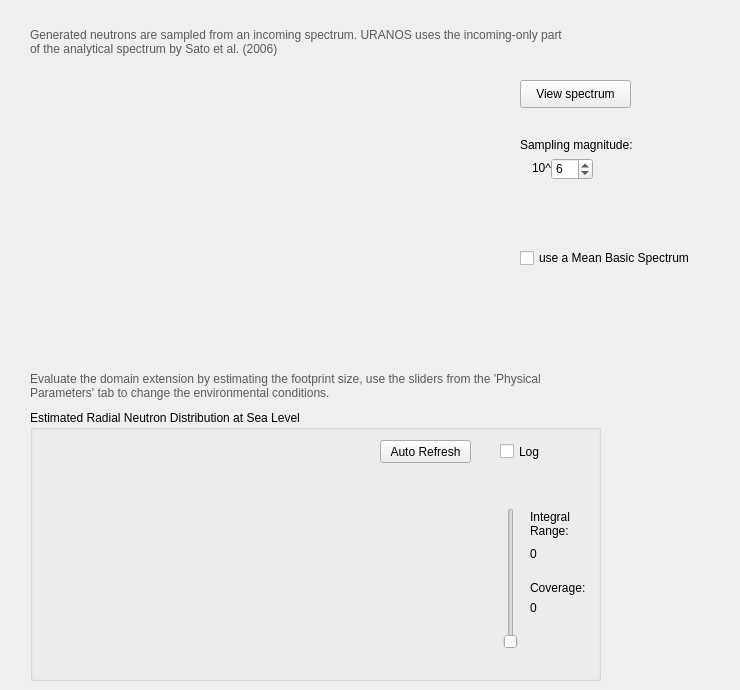
    <widget class="QWidget" name="tab_2">
     <attribute name="title">
      <string>Showcase</string>
     </attribute>
     <widget class="QLabel" name="label_44">
      <property name="geometry">
       <rect>
        <x>510</x>
        <y>158</y>
        <width>41</width>
        <height>20</height>
       </rect>
      </property>
      <property name="text">
       <string>10^</string>
      </property>
      <property name="alignment">
       <set>Qt::AlignRight|Qt::AlignTrailing|Qt::AlignVCenter</set>
      </property>
     </widget>
     <widget class="QSpinBox" name="spinBox_2">
      <property name="geometry">
       <rect>
        <x>551</x>
        <y>158</y>
        <width>42</width>
        <height>22</height>
       </rect>
      </property>
      <property name="minimum">
       <number>1</number>
      </property>
      <property name="maximum">
       <number>8</number>
      </property>
      <property name="value">
       <number>6</number>
      </property>
     </widget>
     <widget class="QPushButton" name="pushButton_2">
      <property name="geometry">
       <rect>
        <x>520</x>
        <y>80</y>
        <width>111</width>
        <height>28</height>
       </rect>
      </property>
      <property name="text">
       <string>View spectrum</string>
      </property>
     </widget>
     <widget class="QLabel" name="label_8">
      <property name="geometry">
       <rect>
        <x>30</x>
        <y>28</y>
        <width>541</width>
        <height>51</height>
       </rect>
      </property>
      <property name="text">
       <string>&lt;html&gt;&lt;head/&gt;&lt;body&gt;&lt;p&gt;&lt;span style=&quot; color:#5a5a5a;&quot;&gt;Generated neutrons are sampled from an incoming spectrum. URANOS uses the incoming-only part of the analytical spectrum by Sato et al. (2006)&lt;/span&gt;&lt;/p&gt;&lt;/body&gt;&lt;/html&gt;</string>
      </property>
      <property name="alignment">
       <set>Qt::AlignLeading|Qt::AlignLeft|Qt::AlignTop</set>
      </property>
      <property name="wordWrap">
       <bool>true</bool>
      </property>
     </widget>
     <widget class="QCheckBox" name="checkBoxBasicSpectrum">
      <property name="geometry">
       <rect>
        <x>520</x>
        <y>248</y>
        <width>211</width>
        <height>20</height>
       </rect>
      </property>
      <property name="text">
       <string>use a Mean Basic Spectrum</string>
      </property>
     </widget>
     <widget class="QLabel" name="label">
      <property name="geometry">
       <rect>
        <x>520</x>
        <y>135</y>
        <width>151</width>
        <height>20</height>
       </rect>
      </property>
      <property name="text">
       <string>Sampling magnitude:</string>
      </property>
      <property name="alignment">
       <set>Qt::AlignLeading|Qt::AlignLeft|Qt::AlignVCenter</set>
      </property>
     </widget>
     <widget class="QCustomPlot" name="WidgetSpectrum" native="true">
      <property name="geometry">
       <rect>
        <x>30</x>
        <y>80</y>
        <width>471</width>
        <height>271</height>
       </rect>
      </property>
     </widget>
     <widget class="QGroupBox" name="groupBox_6">
      <property name="geometry">
       <rect>
        <x>30</x>
        <y>410</y>
        <width>571</width>
        <height>271</height>
       </rect>
      </property>
      <property name="title">
       <string>Estimated Radial Neutron Distribution at Sea Level</string>
      </property>
      <widget class="QCustomPlot" name="customPlotFP" native="true">
       <property name="geometry">
        <rect>
         <x>20</x>
         <y>20</y>
         <width>441</width>
         <height>241</height>
        </rect>
       </property>
       <widget class="QPushButton" name="pushButton_ActivateFP">
        <property name="geometry">
         <rect>
          <x>330</x>
          <y>10</y>
          <width>91</width>
          <height>23</height>
         </rect>
        </property>
        <property name="text">
         <string>Auto Refresh</string>
        </property>
        <property name="flat">
         <bool>false</bool>
        </property>
       </widget>
      </widget>
      <widget class="QSlider" name="horizontalSliderFPHum_2">
       <property name="geometry">
        <rect>
         <x>470</x>
         <y>98</y>
         <width>21</width>
         <height>141</height>
        </rect>
       </property>
       <property name="minimum">
        <number>1</number>
       </property>
       <property name="maximum">
        <number>600</number>
       </property>
       <property name="singleStep">
        <number>1</number>
       </property>
       <property name="value">
        <number>1</number>
       </property>
       <property name="orientation">
        <enum>Qt::Vertical</enum>
       </property>
      </widget>
      <widget class="QLabel" name="label_48">
       <property name="geometry">
        <rect>
         <x>500</x>
         <y>100</y>
         <width>61</width>
         <height>41</height>
        </rect>
       </property>
       <property name="text">
        <string>Integral Range:</string>
       </property>
       <property name="alignment">
        <set>Qt::AlignLeading|Qt::AlignLeft|Qt::AlignTop</set>
       </property>
       <property name="wordWrap">
        <bool>true</bool>
       </property>
      </widget>
      <widget class="QLabel" name="label_FPIntegral">
       <property name="geometry">
        <rect>
         <x>500</x>
         <y>133</y>
         <width>51</width>
         <height>21</height>
        </rect>
       </property>
       <property name="text">
        <string>0</string>
       </property>
      </widget>
      <widget class="QLabel" name="labelIntegral">
       <property name="geometry">
        <rect>
         <x>500</x>
         <y>190</y>
         <width>51</width>
         <height>16</height>
        </rect>
       </property>
       <property name="font">
        <font>
         <weight>50</weight>
         <bold>false</bold>
        </font>
       </property>
       <property name="text">
        <string>0</string>
       </property>
      </widget>
      <widget class="QLabel" name="label_49">
       <property name="geometry">
        <rect>
         <x>500</x>
         <y>170</y>
         <width>61</width>
         <height>16</height>
        </rect>
       </property>
       <property name="text">
        <string>Coverage:</string>
       </property>
      </widget>
      <widget class="QCheckBox" name="checkBoxFPLog">
       <property name="geometry">
        <rect>
         <x>470</x>
         <y>33</y>
         <width>51</width>
         <height>17</height>
        </rect>
       </property>
       <property name="text">
        <string>Log</string>
       </property>
      </widget>
     </widget>
     <widget class="QLabel" name="label_73">
      <property name="geometry">
       <rect>
        <x>30</x>
        <y>372</y>
        <width>571</width>
        <height>51</height>
       </rect>
      </property>
      <property name="text">
       <string>&lt;html&gt;&lt;head/&gt;&lt;body&gt;&lt;p&gt;&lt;span style=&quot; color:#5a5a5a;&quot;&gt;Evaluate the domain extension by estimating the footprint size, use the sliders from the 'Physical Parameters' tab to change the environmental conditions.&lt;/span&gt;&lt;/p&gt;&lt;/body&gt;&lt;/html&gt;</string>
      </property>
      <property name="alignment">
       <set>Qt::AlignLeading|Qt::AlignLeft|Qt::AlignTop</set>
      </property>
      <property name="wordWrap">
       <bool>true</bool>
      </property>
     </widget>
    </widget>
